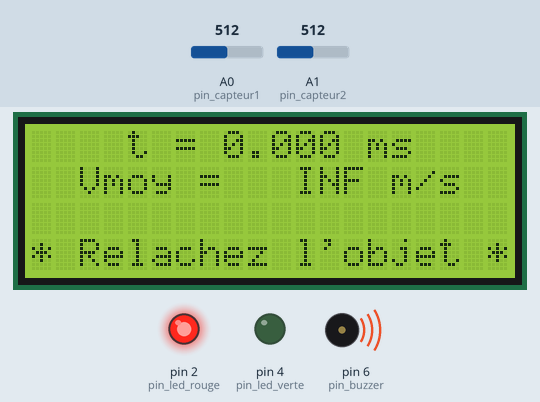
This sketch was run on a simulated Arduino Uno, built with avr-gcc and run on an emulated ATmega328P. On the bench: 20×4 character LCD, output pins drawn as LEDs (lit = HIGH), buzzer (waves = sounding). The test bench sets the inputs (shaded band); at power-on: A0 (pin_capteur1) = 512, A1 (pin_capteur2) = 512.

Above: at 1.3 s.
1.4 s: A0 (pin_capteur1) set to 882
4.4 s: A0 (pin_capteur1) set to 909
At 5.6 s:
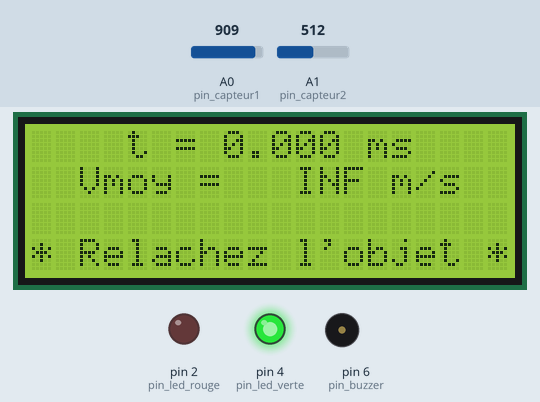
5.9 s: A0 (pin_capteur1) set to 890
At 6.75 s:
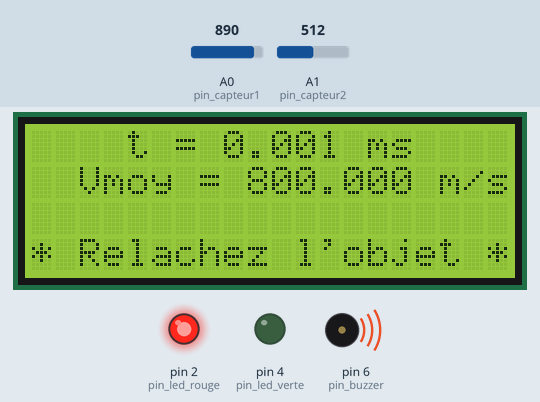
8.9 s: A1 (pin_capteur2) set to 890
11.9 s: A1 (pin_capteur2) set to 918
At 13.0 s:
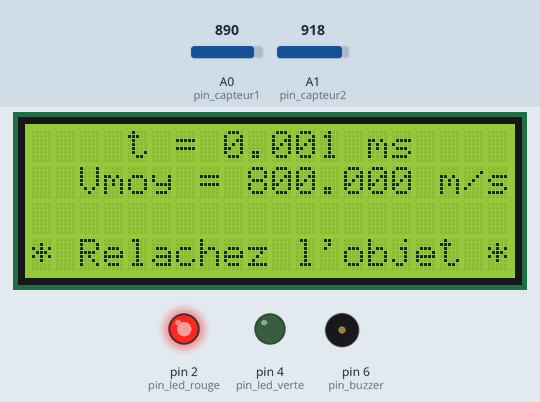
13.5 s: A1 (pin_capteur2) set to 900
At 13.71 s:
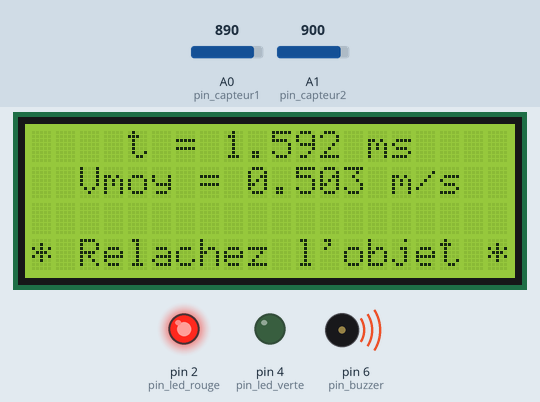
Timing chart, 0 to 16.5 s (numbered marks = the images above; inputs shaded):
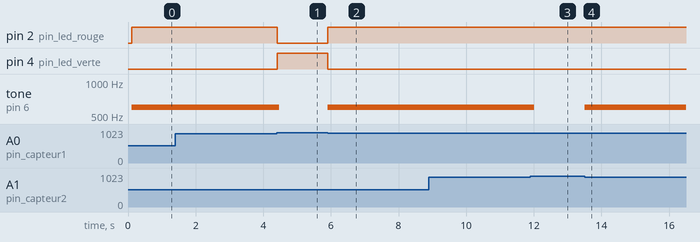

The sketch:

Pgm2_Vmoy_PROF.ino
```cpp
// (licence header left out)
#include <LiquidCrystal_I2C.h>

LiquidCrystal_I2C EcranLCD(0x20,20,4);        // on crée l'objet EcranLCD, c'est l'afficheur LCD de la maquette PB300 (20 colonnes et 4 lignes).

const int pin_capteur1 = A0;
const int pin_capteur2 = A1;
const int pin_led_rouge = 2;
const int pin_led_verte = 4;
const int pin_buzzer = 6;

const float d = 0.80;   // distance entre les deux capteurs en m (constante à virgule)


void setup(){
    pinMode(pin_capteur1,INPUT);  // entrée analogique capteur 1
    pinMode(pin_capteur2,INPUT);  // entrée analogique capteur 2
    pinMode(pin_led_rouge,OUTPUT);
    pinMode(pin_led_verte,OUTPUT);
    pinMode(pin_buzzer,OUTPUT);

    EcranLCD.init();
    EcranLCD.backlight();
    EcranLCD.clear();
    EcranLCD.setCursor(2, 0);
    EcranLCD.print("Chronometrer et");
    EcranLCD.setCursor(2, 1);
    EcranLCD.print("en deduire Vmoy");
    EcranLCD.setCursor(0, 3);
    EcranLCD.print("  Lachez l'objet !");
}

void loop(){
    float top_depart;
    float t;
    float v;

    if(analogRead(pin_capteur1) < 900){
        top_depart = millis();                   // top chrono
        digitalWrite(pin_led_verte,0);
        digitalWrite(pin_led_rouge,1);
        tone(pin_buzzer,600,100);
        while(analogRead(pin_capteur2) > 900){
                                                 // Attente passage objet devant le capteur 2
        }
                                                 // arrêt chrono
        t =(millis() - top_depart) / 1000.0;     // ainsi définie l'unité de t est la seconde.
        v = d / t;                               // vitesse en m/s
        tone(pin_buzzer,600,100);

        EcranLCD.clear();
        EcranLCD.setCursor(3, 0);
        EcranLCD.print(" t = " + String(t,3) + " ms");
        EcranLCD.setCursor(0, 1);
        EcranLCD.print("  Vmoy = " + String(v,3) + " m/s");
        EcranLCD.setCursor(0, 3);
        EcranLCD.print("* Relachez l'objet *");
       }
    else{
        digitalWrite(pin_led_verte,1);
        digitalWrite(pin_led_rouge,0);
        }
}
```

Measured:
- the behaviour switches between 899 and 900 on A0 (pin_capteur1) (found by bisection; images 0 and 1)
- the behaviour switches between 900 and 901 on A1 (pin_capteur2) (found by bisection; images 2 and 3)
- after the input at 4.4 s, pin 2 (pin_led_rouge): HIGH → LOW at once; pin 4 (pin_led_verte): LOW → HIGH at once; tone on pin 6 (pin_buzzer): 600 Hz → silent after 0.07 s
- after the input at 5.9 s, pin 2 (pin_led_rouge): LOW → HIGH at once; pin 4 (pin_led_verte): HIGH → LOW at once; tone on pin 6 (pin_buzzer): silent → 600 Hz at once; the display: changes after 0.69 s (image 2)
- after the input at 11.9 s, tone on pin 6 (pin_buzzer): 600 Hz → silent after 0.11 s
- after the input at 13.5 s, tone on pin 6 (pin_buzzer): silent → 600 Hz at once; the display: changes after 0.05 s (image 4)
